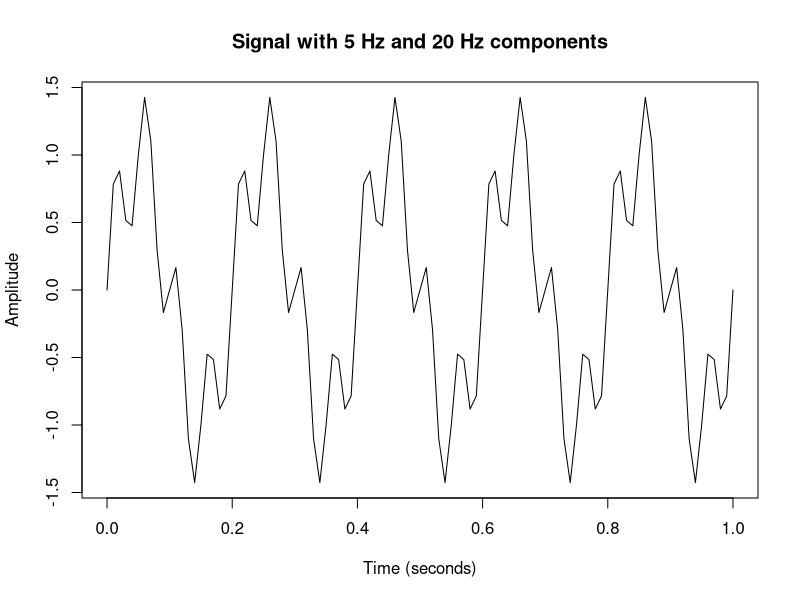
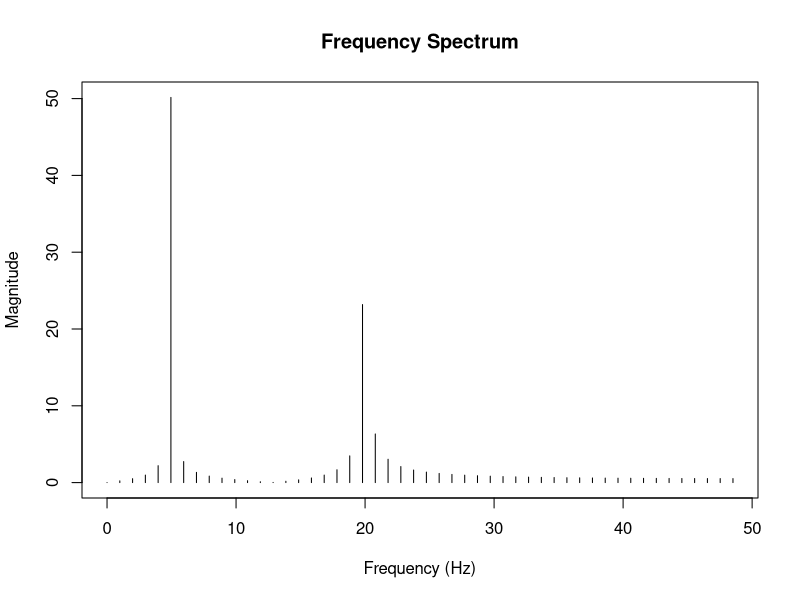
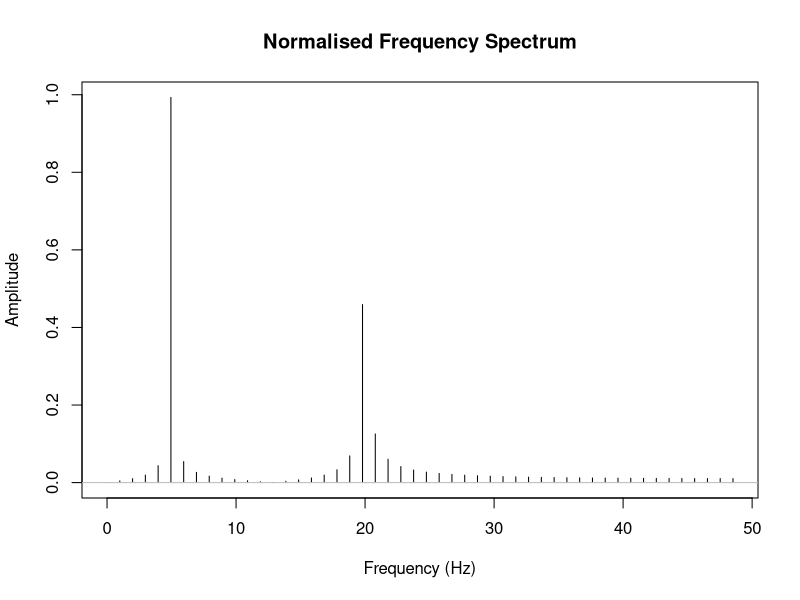
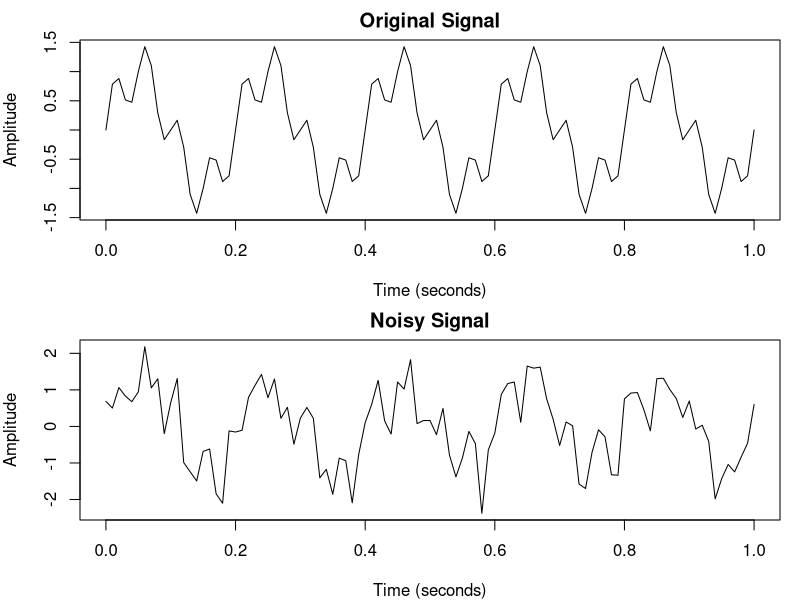
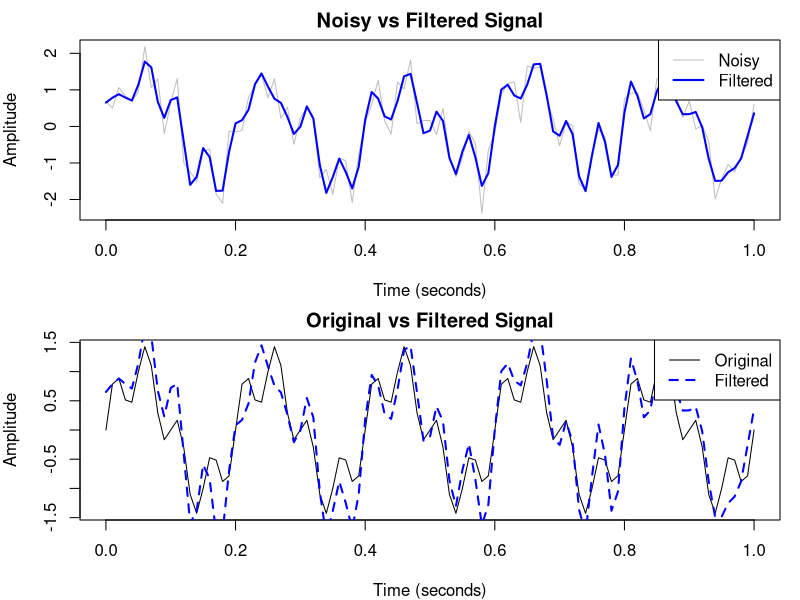
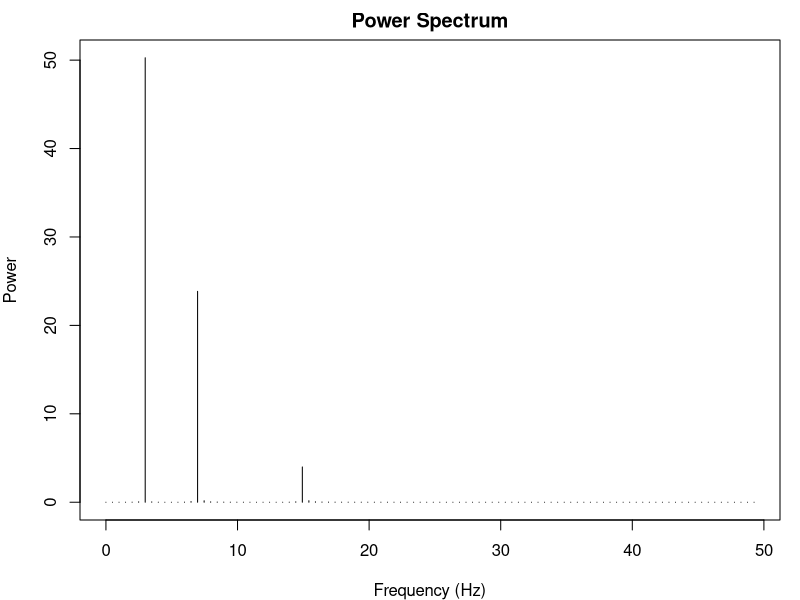

The R script that drew these images, in order:
## ---- chunk 1
knitr::opts_chunk$set(echo = TRUE)
## ---- chunk 2
# Create a time vector (1 second of data sampled at 100 Hz)
sample_rate <- 100
duration <- 1
t <- seq(0, duration, by = 1/sample_rate)

# Create a signal with two frequencies: 5 Hz and 20 Hz
freq1 <- 5
freq2 <- 20

signal <- sin(2 * pi * freq1 * t) + 0.5 * sin(2 * pi * freq2 * t)

plot(t, signal, type = "l",
     xlab = "Time (seconds)",
     ylab = "Amplitude",
     main = "Signal with 5 Hz and 20 Hz components")
## ---- chunk 3
# Compute the FFT
fft_result <- fft(signal)

# The FFT returns complex numbers
head(fft_result)
## ---- chunk 4
# Calculate magnitude
magnitude <- Mod(fft_result)

# Create frequency axis
n <- length(signal)
freq <- (0:(n-1)) * sample_rate / n

# Plot only the first half (positive frequencies)
# The FFT output is symmetric for real signals
half_n <- floor(n/2)

plot(freq[1:half_n], magnitude[1:half_n], type = "h",
     xlab = "Frequency (Hz)",
     ylab = "Magnitude",
     main = "Frequency Spectrum")
## ---- chunk 5
# Normalise by the number of samples
# Multiply by 2 for single-sided spectrum (except DC component)
magnitude_normalised <- (2 * Mod(fft_result) / n)[1:half_n]
magnitude_normalised[1] <- magnitude_normalised[1] / 2  # DC component

plot(freq[1:half_n], magnitude_normalised, type = "h",
     xlab = "Frequency (Hz)",
     ylab = "Amplitude",
     main = "Normalised Frequency Spectrum")

# Add points to highlight peaks
abline(h = 0, col = "gray")
## ---- chunk 6
# Add random noise
set.seed(42)
noisy_signal <- signal + rnorm(length(signal), sd = 0.5)

par(mfrow = c(2, 1), mar = c(4, 4, 2, 1))
plot(t, signal, type = "l",
     xlab = "Time (seconds)", ylab = "Amplitude",
     main = "Original Signal")
plot(t, noisy_signal, type = "l",
     xlab = "Time (seconds)", ylab = "Amplitude",
     main = "Noisy Signal")
par(mfrow = c(1, 1))
## ---- chunk 7
# FFT of noisy signal
fft_noisy <- fft(noisy_signal)

# Create a low-pass filter (keep frequencies below 25 Hz)
cutoff <- 25
filter_mask <- rep(0, n)
freq_indices <- which(freq <= cutoff | freq >= (sample_rate - cutoff))
filter_mask[freq_indices] <- 1

# Apply filter
fft_filtered <- fft_noisy * filter_mask

# Inverse FFT to get back to time domain
filtered_signal <- Re(fft(fft_filtered, inverse = TRUE) / n)

par(mfrow = c(2, 1), mar = c(4, 4, 2, 1))
plot(t, noisy_signal, type = "l", col = "gray",
     xlab = "Time (seconds)", ylab = "Amplitude",
     main = "Noisy vs Filtered Signal")
lines(t, filtered_signal, col = "blue", lwd = 2)
legend("topright", legend = c("Noisy", "Filtered"),
       col = c("gray", "blue"), lty = 1, lwd = c(1, 2))

plot(t, signal, type = "l", col = "black",
     xlab = "Time (seconds)", ylab = "Amplitude",
     main = "Original vs Filtered Signal")
lines(t, filtered_signal, col = "blue", lwd = 2, lty = 2)
legend("topright", legend = c("Original", "Filtered"),
       col = c("black", "blue"), lty = c(1, 2), lwd = c(1, 2))
par(mfrow = c(1, 1))
## ---- chunk 8
# Simple signal
x <- c(1, 2, 3, 4)
N <- length(x)

# Manual DFT
manual_dft <- function(x) {
  N <- length(x)
  X <- complex(N)
  for (k in 0:(N-1)) {
    for (n in 0:(N-1)) {
      X[k+1] <- X[k+1] + x[n+1] * exp(-1i * 2 * pi * k * n / N)
    }
  }
  return(X)
}

# Compare manual vs fft()
manual_result <- manual_dft(x)
fft_result <- fft(x)

data.frame(
  k = 0:(N-1),
  manual_real = round(Re(manual_result), 6),
  manual_imag = round(Im(manual_result), 6),
  fft_real = round(Re(fft_result), 6),
  fft_imag = round(Im(fft_result), 6)
)
## ---- chunk 9
# Create a more complex signal
t_long <- seq(0, 2, by = 1/sample_rate)
complex_signal <- sin(2 * pi * 3 * t_long) +
                  0.7 * sin(2 * pi * 7 * t_long) +
                  0.3 * sin(2 * pi * 15 * t_long)

# Compute power spectrum
fft_complex <- fft(complex_signal)
n_long <- length(complex_signal)
power <- (Mod(fft_complex)^2) / n_long
freq_long <- (0:(n_long-1)) * sample_rate / n_long

# Plot
half_n_long <- floor(n_long/2)
plot(freq_long[1:half_n_long], power[1:half_n_long], type = "h",
     xlab = "Frequency (Hz)",
     ylab = "Power",
     main = "Power Spectrum")
